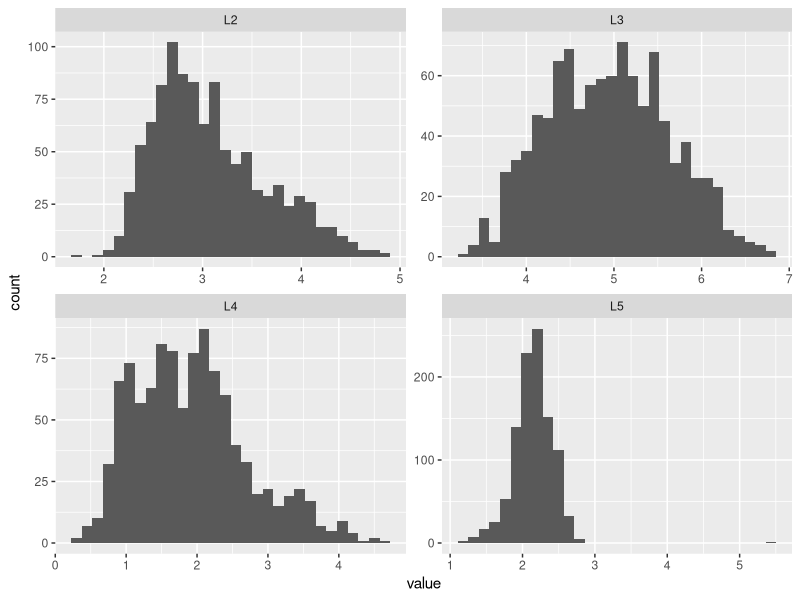

This figure's R source:
library("tidyverse")

#setwd("~/Data")

GeneticBackground_Interactions <- read_csv("GeneticBackgroundVeinMutantInteractionsFinal.csv")
#112 parsing failures - Due to expected vs actual 
#When I use read.csv it is adding rows(ask about this) - no format errors in csv

#str(GeneticBackground_Interactions)
#head(GeneticBackground_Interactions)
#tail(GeneticBackground_Interactions)

#need to change to factors
columns_to_factors <- c(1:3,6:7)
GeneticBackground_Interactions[,columns_to_factors] <- lapply(GeneticBackground_Interactions[,columns_to_factors], as.factor)


#make list of what occurs with what and how many times (Checks for replicates)
print(GeneticBackground_Interactions
      %>% group_by(background, individual,rep,gene1, gene2, L2, L3, L4, L5,WL, sex)
      %>% summarize(count = n())
      %>% filter(count>1)
)
#looks like no replicates

#make a histogram with wing length and vein measurements
#Check to see abnormalities

GeneticBackground_Interactions %>%
  keep(is.numeric) %>% 
  gather() %>% 
  ggplot(aes(value)) +
  facet_wrap(~ key, scales = "free") +
  geom_histogram()
#looks reasonable


#save(GeneticBackground_Interactions, file = "GeneticBackground_Interactions.csv")
#save script
#For future...
#load("GeneticBackground_Interactions.csv")
#source("DH_exercise2_Jan18.R")

